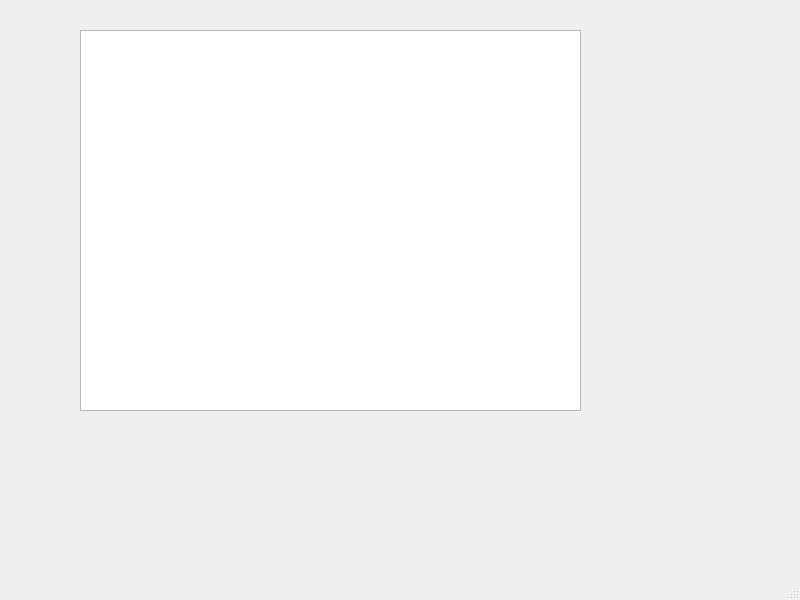
<?xml version="1.0" encoding="UTF-8"?>
<ui version="4.0">
 <class>MainWindow</class>
 <widget class="QMainWindow" name="MainWindow">
  <property name="geometry">
   <rect>
    <x>0</x>
    <y>0</y>
    <width>800</width>
    <height>600</height>
   </rect>
  </property>
  <property name="windowTitle">
   <string>MainWindow</string>
  </property>
  <widget class="QWidget" name="centralwidget">
   <widget class="QChartView" name="graphicsView">
    <property name="geometry">
     <rect>
      <x>80</x>
      <y>30</y>
      <width>501</width>
      <height>381</height>
     </rect>
    </property>
   </widget>
  </widget>
  <widget class="QMenuBar" name="menubar">
   <property name="geometry">
    <rect>
     <x>0</x>
     <y>0</y>
     <width>800</width>
     <height>17</height>
    </rect>
   </property>
  </widget>
  <widget class="QStatusBar" name="statusbar"/>
 </widget>
 <customwidgets>
  <customwidget>
   <class>QChartView</class>
   <extends>QGraphicsView</extends>
   <header location="global">QtCharts/QChartView</header>
  </customwidget>
 </customwidgets>
 <resources/>
 <connections/>
</ui>
